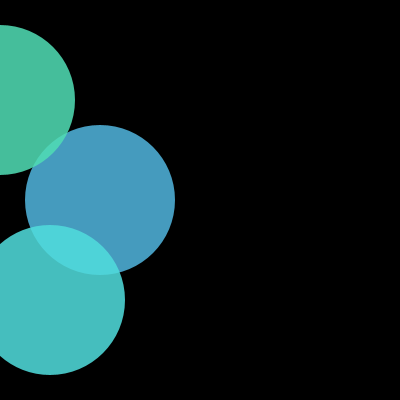
Frame 1 (no input)
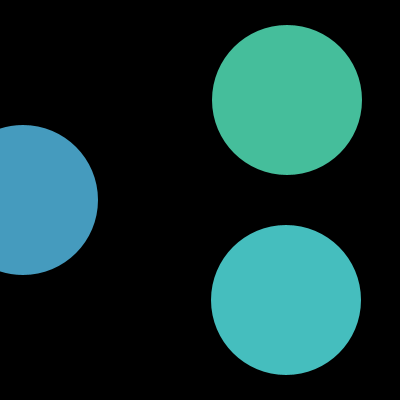
Frame 60 (the mouse pressed at the canvas centre just before this capture)
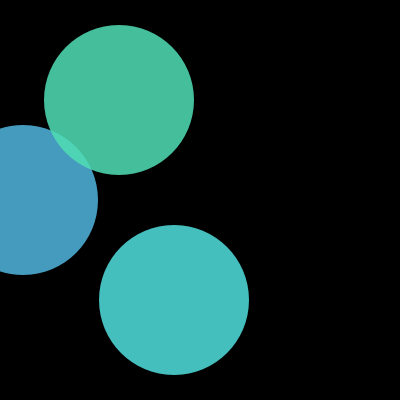
Frame 120 (the mouse held since frame 60 and released just before this capture)

The Processing sketch that drew these frames (run headless with seeded random() and noise(); from frame 60 on, the mouse is pressed at the canvas centre):

// Processing sketch: processing_133129
// ── processing_133129.pde

void setup(){
  size(400,400);
}
int x=100;
int speedx=11;
int y=0;
int speedy=7;
int z=50;
int speedz=4;
void draw(){
  background(0);
  frameRate(30);
  noStroke();
  fill(80,180,220,220);
  ellipse(x,200,150,150);
  fill(80,220,180,220);
  ellipse(y,100,150,150);
  fill(80,220,220,220);
  ellipse(z,300,150,150);
  x=x+speedx;
  if ((x<0)||(x>=350)){
    speedx=speedx*-1;
  }
  y=y+speedy;
  if ((y<0)||(y>=350)){
    speedy=speedy*-1;
  }
  z=z+speedz;
  if ((z<0)||(z>=350)){
    speedz=speedz*-1;
  }
}
